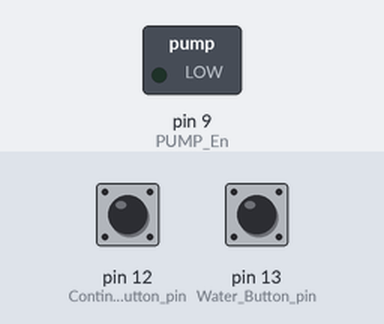
Simulated run of this sketch. Board: Arduino Uno, built with avr-gcc and run on an emulated ATmega328P. On the bench: switched loads named in the sketch (green lamp = pin HIGH). The test bench sets the inputs (shaded band); at power-on: pin 13 (Water_Button_pin) LOW, pin 12 (Continue_Button_pin) LOW.

Above: at 1.2 s.
1.3 s: pin 13 (Water_Button_pin) pulled HIGH for 0.15 s
At 1.37 s:
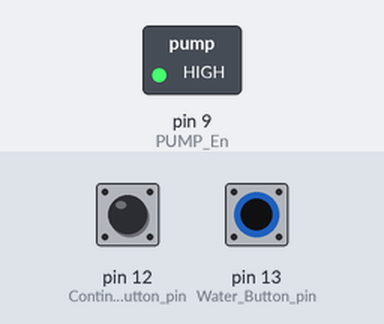
2.9 s: pin 13 (Water_Button_pin) pulled HIGH for 3.2 s
At 6.6 s:
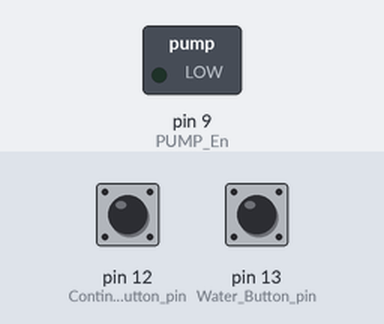
Timing chart, 0 to 8.1 s (numbered marks = the images above; inputs shaded):
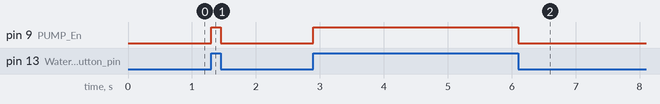

Measured:
- after the input at 1.3 s, pin 9 (PUMP_En): LOW → HIGH at once, → LOW 0.15 s later
- after the input at 2.9 s, pin 9 (PUMP_En): LOW → HIGH at once, → LOW 3.2 s later

The sketch:

LAB_20200622_0_Dispenser.ino
```cpp
//20200706 T.I. init version


int PUMP_En=9;

int Continue_Button_pin=12;
int Water_Button_pin=13;


int water_button_st=0;
int continue_button_st=0;
int continue_st=0;

int water_button_Last_ST=0;
int continue_button_Last_ST=0;

int water_button_stchange=0;
int continue_button_stchange=0;

int operationMode=0;

void setup() {

  Serial.begin(9600);
  // put your setup code here, to run once:
  pinMode(PUMP_En,OUTPUT);
  pinMode(Water_Button_pin,INPUT);
  pinMode(Continue_Button_pin,INPUT);
}

void loop() {


    continue_button_st=digitalRead(Continue_Button_pin);

    continue_button_stchange=(continue_button_st-continue_button_Last_ST);

    if(1==continue_button_stchange)
    {
      if(0==operationMode)
      {
        operationMode=1;
      }
      else
      {
        operationMode=0;
      }
    }


    water_button_st=digitalRead(Water_Button_pin);
    water_button_stchange=(water_button_st-water_button_Last_ST);


    if(1==operationMode)
    {
        if(1==water_button_stchange)
        {
          if(0==continue_st)
          {
             continue_st=1;
          }
          else
          {
             continue_st=0;
          }
        }


        if(1==continue_st)
        {
          digitalWrite(PUMP_En,HIGH);
        }
        else
        {
          digitalWrite(PUMP_En,LOW);
        }

    }
    else
    {
        if(water_button_st)
        {
            digitalWrite(PUMP_En,HIGH);
        }
        else
        {
            digitalWrite(PUMP_En,LOW);
        }
    }


    water_button_Last_ST=water_button_st;
    continue_button_Last_ST=continue_button_st;

}
```
